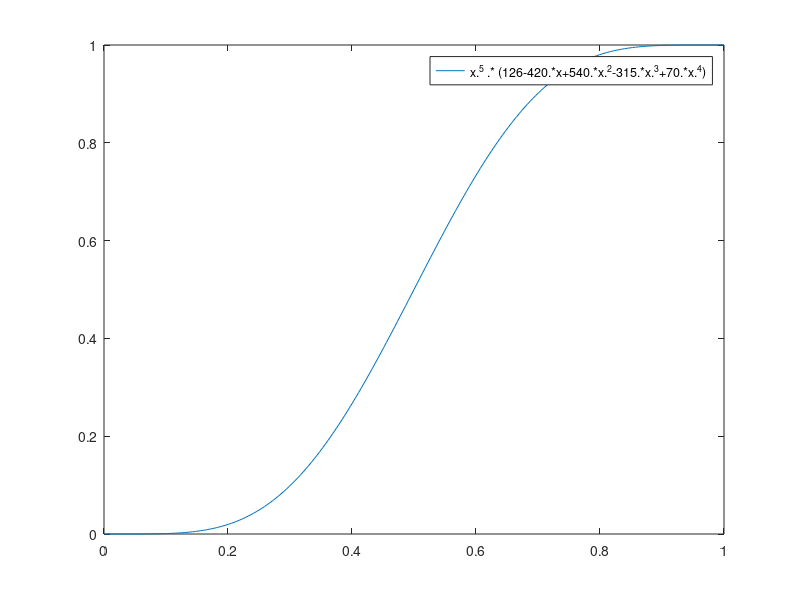

Recreate this plot in MATLAB.

% 
% y = x^5 * (126-420*x+540*x^2-315*x^3+70*x^4);
% 
% plot(x,y)

fplot("x^5 * (126-420*x+540*x^2-315*x^3+70*x^4)",[0,1])